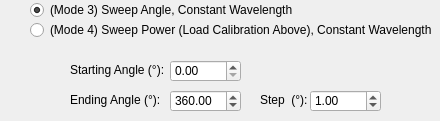
     <widget class="QWidget" name="tab_2">
      <attribute name="title">
       <string>(Mode 3, 4) Sweep Angle/Power</string>
      </attribute>
      <widget class="QDoubleSpinBox" name="doubleSpinBox_laser_measurement_ending_angle">
       <property name="enabled">
        <bool>true</bool>
       </property>
       <property name="geometry">
        <rect>
         <x>170</x>
         <y>90</y>
         <width>71</width>
         <height>22</height>
        </rect>
       </property>
       <property name="maximum">
        <double>9999.989999999999782</double>
       </property>
       <property name="value">
        <double>360.000000000000000</double>
       </property>
      </widget>
      <widget class="QLabel" name="label_laser_measurement_starting_angle">
       <property name="enabled">
        <bool>true</bool>
       </property>
       <property name="geometry">
        <rect>
         <x>70</x>
         <y>60</y>
         <width>111</width>
         <height>20</height>
        </rect>
       </property>
       <property name="text">
        <string>Starting Angle (°):</string>
       </property>
      </widget>
      <widget class="QLabel" name="label_laser_measurement_ending_angle">
       <property name="enabled">
        <bool>true</bool>
       </property>
       <property name="geometry">
        <rect>
         <x>70</x>
         <y>90</y>
         <width>111</width>
         <height>20</height>
        </rect>
       </property>
       <property name="text">
        <string>Ending Angle (°):</string>
       </property>
      </widget>
      <widget class="QDoubleSpinBox" name="doubleSpinBox_laser_measurement_starting_angle">
       <property name="enabled">
        <bool>true</bool>
       </property>
       <property name="geometry">
        <rect>
         <x>170</x>
         <y>60</y>
         <width>71</width>
         <height>22</height>
        </rect>
       </property>
       <property name="maximum">
        <double>9999.989999999999782</double>
       </property>
       <property name="value">
        <double>0.000000000000000</double>
       </property>
      </widget>
      <widget class="QDoubleSpinBox" name="doubleSpinBox_laser_measurement_step_sweep_power">
       <property name="geometry">
        <rect>
         <x>310</x>
         <y>90</y>
         <width>71</width>
         <height>22</height>
        </rect>
       </property>
       <property name="decimals">
        <number>2</number>
       </property>
       <property name="minimum">
        <double>0.100000000000000</double>
       </property>
       <property name="maximum">
        <double>10000.000000000000000</double>
       </property>
       <property name="value">
        <double>1.000000000000000</double>
       </property>
      </widget>
      <widget class="QLabel" name="label_laser_measurement_step_2">
       <property name="geometry">
        <rect>
         <x>260</x>
         <y>90</y>
         <width>51</width>
         <height>20</height>
        </rect>
       </property>
       <property name="text">
        <string>Step  (°):</string>
       </property>
      </widget>
      <widget class="QRadioButton" name="radioButton_laser_measurement_mode3">
       <property name="geometry">
        <rect>
         <x>30</x>
         <y>0</y>
         <width>401</width>
         <height>20</height>
        </rect>
       </property>
       <property name="text">
        <string>(Mode 3) Sweep Angle, Constant Wavelength</string>
       </property>
       <property name="checked">
        <bool>true</bool>
       </property>
       <attribute name="buttonGroup">
        <string notr="true">buttonGroup_10</string>
       </attribute>
      </widget>
      <widget class="QRadioButton" name="radioButton_laser_measurement_mode4">
       <property name="geometry">
        <rect>
         <x>30</x>
         <y>20</y>
         <width>401</width>
         <height>20</height>
        </rect>
       </property>
       <property name="text">
        <string>(Mode 4) Sweep Power (Load Calibration Above), Constant Wavelength</string>
       </property>
       <property name="checked">
        <bool>false</bool>
       </property>
       <attribute name="buttonGroup">
        <string notr="true">buttonGroup_10</string>
       </attribute>
      </widget>
     </widget>
